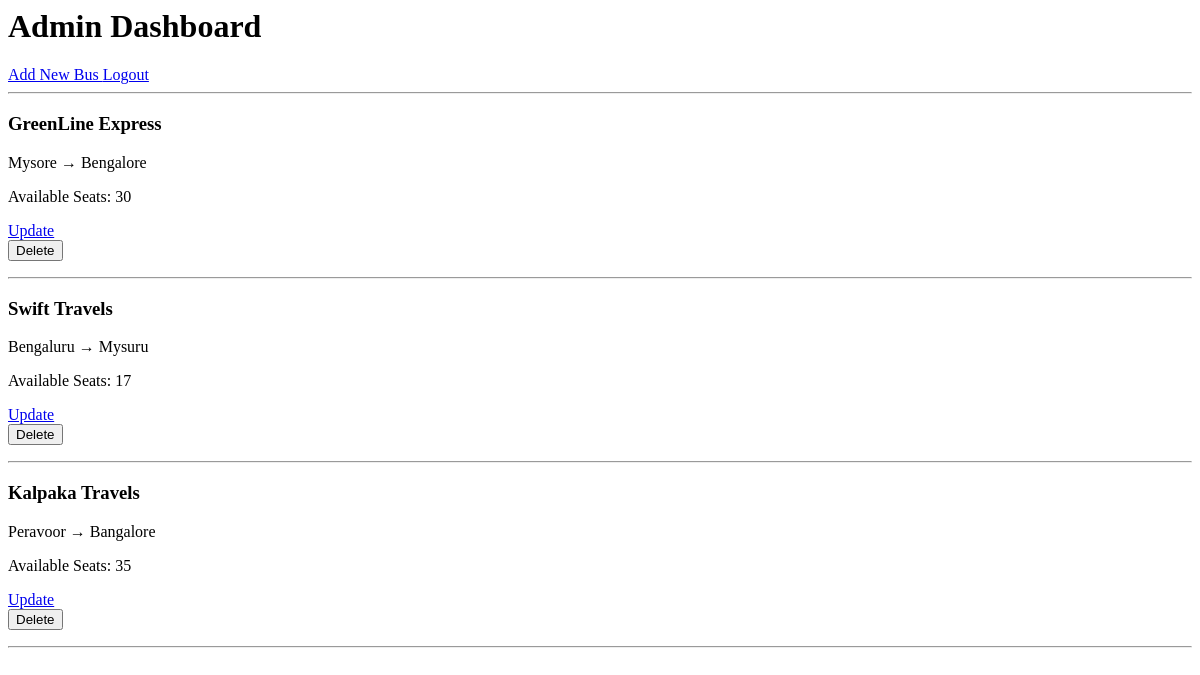
Before: /admin (signed in) with the older database file.
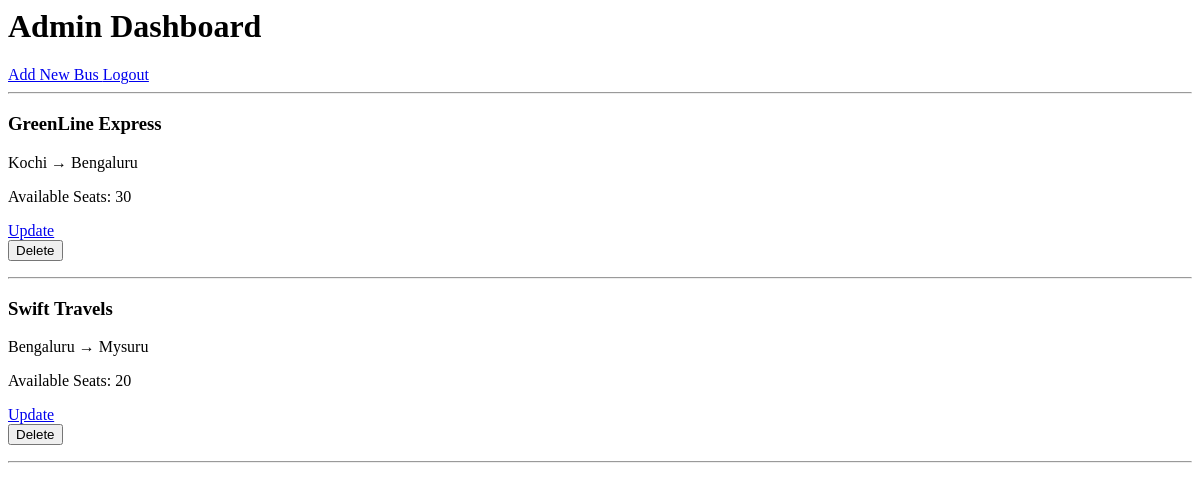
After: the same page with the newer database file.
### tables this page shows
CREATE TABLE buses(id INTEGER PRIMARY KEY AUTOINCREMENT,
                bus_name TEXT,
                source TEXT,
                destination TEXT,
                departure_time TEXT,
                available_seats  INTEGER
                );

### app.py (the view)
@app.route("/admin")
def admin():
    if "admin" not in session:
        return redirect("/admin-login")
    conn = get_connection()
    buses = conn.execute("""
    SELECT * FROM buses
    """).fetchall()
    conn.close()
    return render_template(
        "admin.html",
        buses=buses
    )

### app.py (called while the page is built)
def get_connection():
    conn = sqlite3.connect("bus_booking.db")
    conn.row_factory = sqlite3.Row
    return conn

### templates/admin.html
<h1>Admin Dashboard</h1>
<a href="/add-bus">
    Add New Bus
</a>
<a href="/admin-logout">
    Logout
</a>
<hr>
{% for bus in buses %}
    <h3>{{ bus.bus_name }}</h3>
    <p>
        {{ bus.source }}
        →
        {{ bus.destination }}
    </p>
    <p>
        Available Seats: {{ bus["available_seats"] }}
    </p>
    <a href="/update-bus/{{ bus.id }}">
        Update
    </a>
    <form action="/delete-bus/{{ bus.id }}"
          method="POST">
        <button type="submit">
            Delete
        </button>
    </form>
    <hr>
{% endfor %}

Changed rows visible on the page:
removed buses: bus_name "Kalpaka Travels", source "Peravoor", destination "Bangalore", available_seats "35"
changed buses "GreenLine Express": source "Mysore" → "Kochi"; destination "Bengalore" → "Bengaluru"
changed buses "Swift Travels": available_seats "17" → "20"
